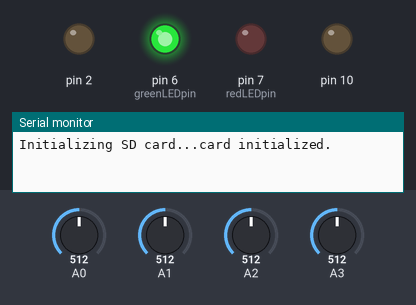
Bench run of a sketch on a simulated Arduino Uno, built with avr-gcc and run on an emulated ATmega328P. On the bench: output pins drawn as LEDs (lit = HIGH), the last lines printed to the serial monitor. Inputs (shaded band) come from the test bench; at power-on: A3 = 512, A0 = 512, A1 = 512, A2 = 512. The local clock reads 2024-03-15 10:24:30 at power-on unless the sketch sets it; storage starts empty; pins used as bus, display or sensor lines are not drawn.

Above: at 0.04 s.
At 1.2 s:
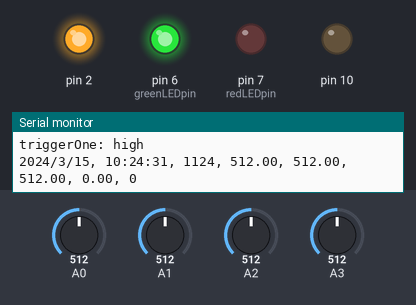
1.3 s: A3 set to 716
At 1.33 s:
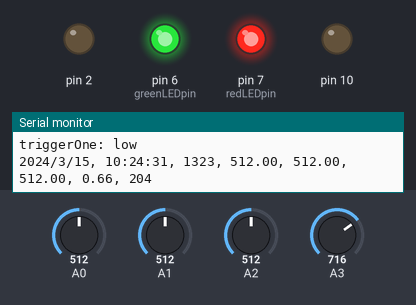
Timing chart, 0 to 4.3 s (numbered marks = the images above; inputs shaded):
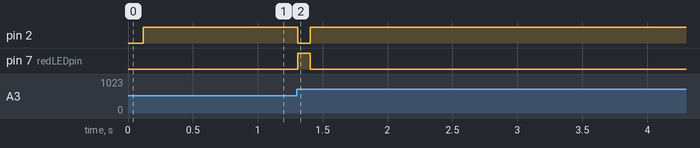

The sketch:

final_ADXL_Sound_data_tone_FINAL.ino
```cpp
/*Parts of this code were used from the "Example Sound Level Sketch for the
 Adafruit Microphone Amplifier" & "Sparkfun ADXL3xx code"*/

#include "SD.h"
#include <Wire.h>
#include "RTClib.h"

#define redLEDpin 7
#define greenLEDpin 6
#define triggerOne 5
#define silentTrigger 4

RTC_DS1307 RTC;  //Declaring RTC device

const int chipSelect = 10;

//AMP Constants
const int sampleWindow = 50; // Sample window width in mS (50 mS = 20Hz)
unsigned int sample;
float X,Y,Z;


void setup()
{
  Serial.begin(9600);
    pinMode(2,OUTPUT);
  Serial.print("Initializing SD card...");
  // make sure that the default chip select pin is set to
  // output, even if you don't use it:
  pinMode(10, OUTPUT);

  pinMode(0, OUTPUT);   //For sleep on the accelerometer
  digitalWrite(0, HIGH);

  pinMode(1, OUTPUT);   //For 6g select on the accelerometer
  digitalWrite(1, HIGH);

  pinMode(redLEDpin, OUTPUT);
  pinMode(greenLEDpin, OUTPUT);
  digitalWrite(greenLEDpin, HIGH);  // Green light should always be on


  // see if the card is present and can be initialized:
  if (!SD.begin(chipSelect)) {
    Serial.println("Card failed, or not present");
    // don't do anything more:
    return;
  }
  Serial.println("card initialized.");
  float X,Y,Z;
  File dataFile = SD.open("datalog.txt", FILE_WRITE);
  dataFile.println("Date,Timestamp,millis,X,Y,Z,Volts,peakToPeak");
  dataFile.close();
  Serial.println("Date  Timestamp  millis   X   Y   Z   Volts   peakToPeak");

}

void loop()
{

  // make a string for assembling the data to log:
  // String dataString = "";

  // --------------------ADXL------------------------------------
  // read three sensors and append to the string:
  for (int analogPin = 0; analogPin < 3; analogPin++) {
    delay(10);
    int sensor = analogRead(analogPin);

   if(analogPin==0)
    {
      X=sensor;
    }

    if(analogPin==1)
    {
      Y=sensor;
    }

    if(analogPin==2)
    {
      Z=sensor;
    }


  }
  //--------------------AMP----------------------------------------
  unsigned long startMillis= millis();  // Start of sample window
  unsigned int peakToPeak = 0;   // peak-to-peak level

  unsigned int signalMax = 0;
  unsigned int signalMin = 1024;

  // collect data for 50 mS
  while (millis() - startMillis < sampleWindow)
  {
    sample = analogRead(3);
    if (sample < 1024)  // toss out spurious readings
    {
      if (sample > signalMax)
      {
        signalMax = sample;  // save just the max levels
      }
      else if (sample < signalMin)
      {
        signalMin = sample;  // save just the min levels
      }
    }
  }
  peakToPeak = signalMax - signalMin;  // max - min = peak-peak amplitude
  double volts = (peakToPeak * 3.3) / 1024;  // convert to volts

    //testing sound with red led pin
  if (peakToPeak > 200) {
    digitalWrite(redLEDpin, HIGH);
  }
  else {
    digitalWrite(redLEDpin, LOW);
  }

  //trigger sound off with a certain frequency
  if (peakToPeak > 150) {
    digitalWrite(2,LOW);
    digitalWrite(triggerOne, LOW);
    Serial.println("triggerOne: low");
  }
  else {
    digitalWrite(2, HIGH);
    digitalWrite(triggerOne, HIGH);
    Serial.println("triggerOne: high");
  }


  Wire.begin();
  DateTime now;

  // --------------------Data Logging------------------------------------
  // open the file.
  File dataFile = SD.open("test1.csv", FILE_WRITE);

  // if the file is available, write to it:
  if (dataFile) {

    // fetch the time
    now = RTC.now();

    dataFile.print(now.year(), DEC);
    dataFile.print("/");
    dataFile.print(now.month(), DEC);
    dataFile.print("/");
    dataFile.print(now.day(), DEC);
    dataFile.print(",");
    dataFile.print(now.hour(), DEC);
    dataFile.print(":");
    dataFile.print(now.minute(), DEC);
    dataFile.print(":");
    dataFile.print(now.second(), DEC);
    dataFile.print(",");
    dataFile.print(millis());
    dataFile.print(",");

    dataFile.print(X);
    dataFile.print(",");
    dataFile.print(Y);
    dataFile.print(",");
    dataFile.print(Z);
    dataFile.print(",");
    dataFile.print(volts);
    dataFile.print(",");
    dataFile.println(peakToPeak);

    dataFile.close();

    // print to the serial port too:


    // log time
    // Serial.print(now.unixtime()); // seconds since 1970
    // Serial.print(", ");
    Serial.print(now.year(), DEC);
    Serial.print("/");
    Serial.print(now.month(), DEC);
    Serial.print("/");
    Serial.print(now.day(), DEC);
    Serial.print(", ");
    Serial.print(now.hour(), DEC);
    Serial.print(":");
    Serial.print(now.minute(), DEC);
    Serial.print(":");
    Serial.print(now.second(), DEC);
    Serial.print(", ");
    Serial.print(millis(), DEC);
    Serial.print(", ");

    Serial.print(X);
    Serial.print(", ");
    Serial.print(Y);
    Serial.print(", ");
    Serial.print(Z);
    Serial.print(", ");
    Serial.print(volts);
    Serial.print(", ");
    Serial.println(peakToPeak);


  }
  // if the file isn't open, pop up an error:
  else {
    Serial.println("error opening datalog.txt");
    digitalWrite(redLEDpin, HIGH);  // Error light
  }


}
```

Measured:
- after the input at 1.3 s, pin 2: HIGH → LOW at once, → HIGH 0.10 s later; pin 7 (redLEDpin): LOW → HIGH at once, → LOW 0.10 s later
